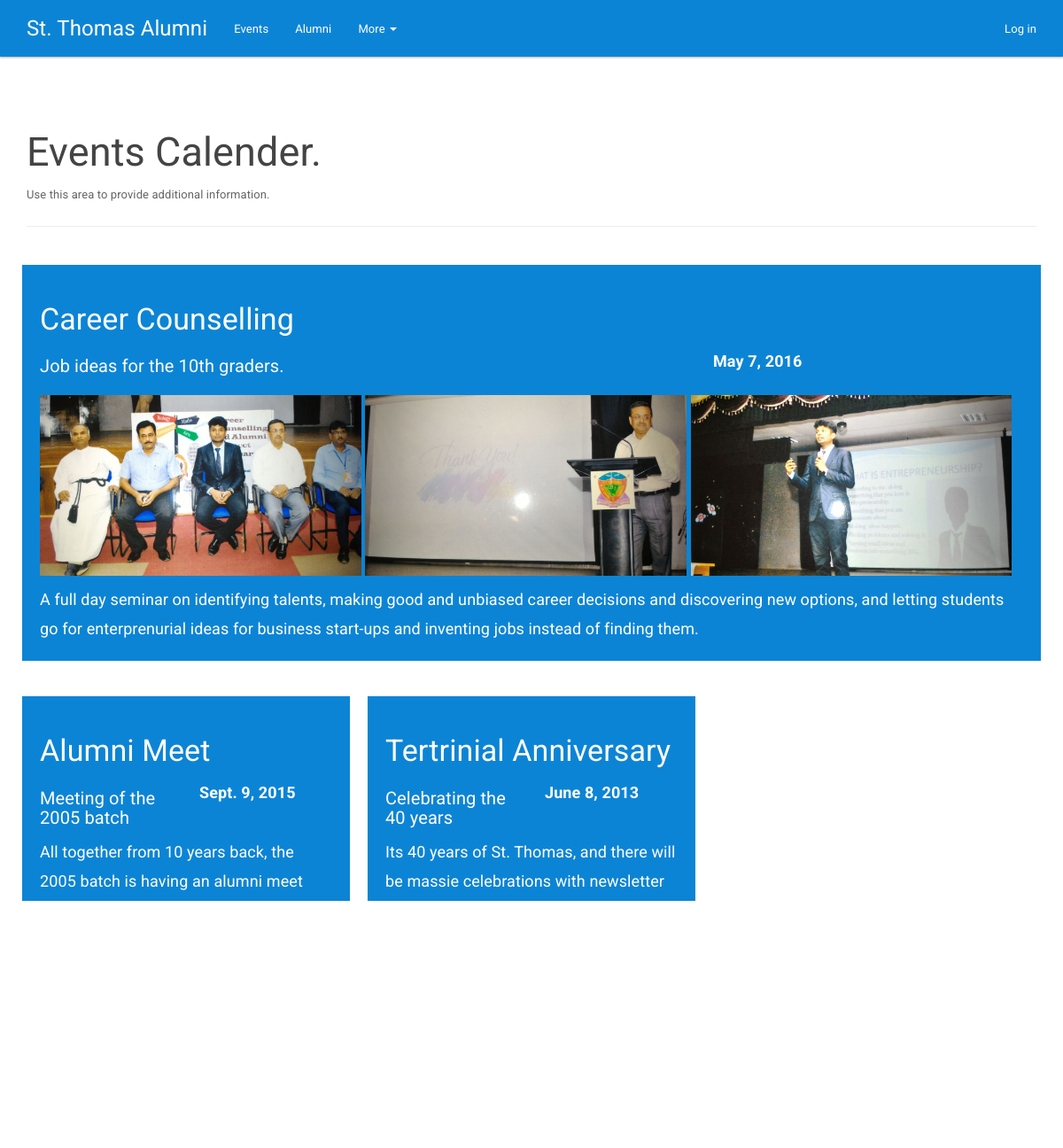
/events/, run on an earlier commit of the app's database.
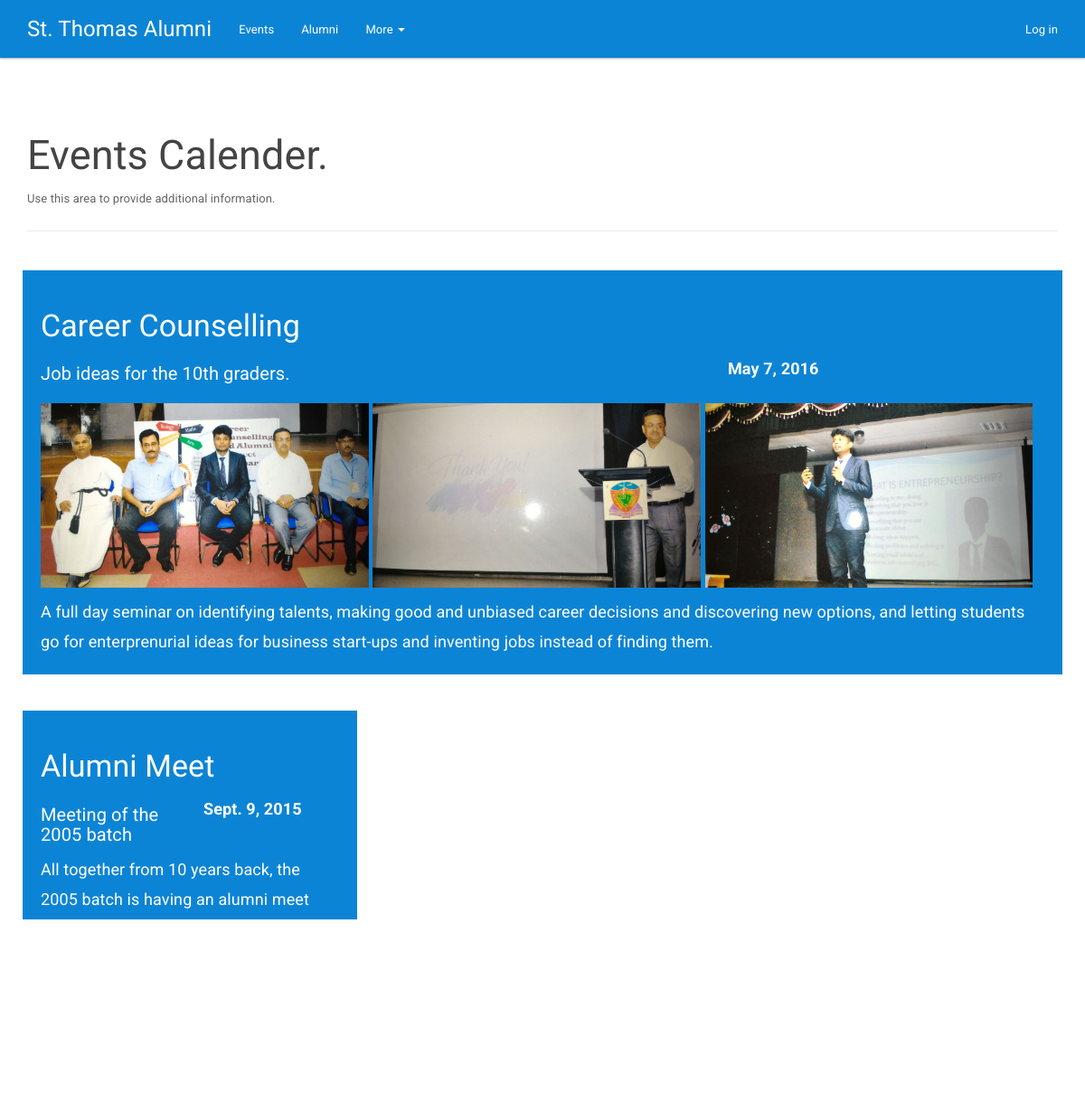
And on a later commit of the database.
### app/models.py (models this page shows, shortened)
class Event(models.Model):
    name = models.CharField(max_length=50)
    subtitle = models.CharField(max_length=100)
    description = models.TextField(max_length=2500)
    date = models.DateField()

### app/views.py (the view)
# urls.py: url(r'^events/$', app.views.events, name='events'),
def events(request):
    future_events = Event.objects.filter(date__gte=date.today()).order_by('date')
    past_events = Event.objects.filter(date__lt=date.today()).order_by('-date')
    if future_events:
        main_event = future_events[0]
        future_events = future_events[1:]
    else:
        main_event = past_events[0]
        past_events = past_events[1:]
    assert isinstance(request, HttpRequest)
    return render(
        request,
        'app/events.html',
        {
            'title': 'Events Calender',
            'year': datetime.now().year,
            'main_event': main_event,
            'future_events': future_events[1:],
            'past_events': past_events,
        }
    )

### app/templates/app/events.html (shortened to what this page needs)
{% extends "app/layout.html" %}
{% block content %}
{% load staticfiles %}
<h2>{{ title }}.</h2>
<p>Use this area to provide additional information.</p>
<hr />
<div class="row eventcard-container">
    <div class="event-xmega">
        <h3>{{ main_event.name }}</h3>
        <div class="row">
            <h5 class="col-md-8">{{ main_event.subtitle }}</h5>
            <strong class="col-md-4">{{ main_event.date }}</strong>
        </div>
        <div class="image-set container">
            <div class="row">
                <img src="{% static 'app/images/gallery/demo/event1-1.jpg' %}" alt="Image" />
                <img src="{% static 'app/images/gallery/demo/event1-2.jpg' %}" alt="Image" />
                <img src="{% static 'app/images/gallery/demo/event1-3.jpg' %}" alt="Image" />
            </div>
        </div>
        <div>
            {{ main_event.description }}
        </div>
    </div>
</div>
<div class="row">
    {% for event in past_events %}
        <div class="col-md-4 eventcard-container">
           <div class="event-xmega">
                <h3>{{ event.name }}</h3>
                <div class="row">
                    <h5 class="col-md-6">{{ event.subtitle }}</h5>
                    <strong class="col-md-6">{{ event.date }}</strong>
                </div>
                <div>
                    {{ event.description }}
                </div>
            </div>
        </div>
    {% endfor %}
</div>
{% endblock %}

What changed in the data, as far as the page shows it:
removed Event: name "Tertrinial Anniversary", subtitle "Celebrating the 40 years", date "June 8, 2013", description "Its 40 years of St. Thomas, and there will be massie celebrations with newsletter publications, ceremonies with the church, and getting together the staff and students that belong to the St. Thomas fraternity."
changed Event "Alumni Meet": description "All together from 10 years back, the 2005 batch is having an alumni meet after 10 years of them passing out. Gotto be a whole lot of fun." → "All together from 10 years back, the 2005 batch is having an alumni meet after 10 years of them passing out. Was be a whole lot of fun."
